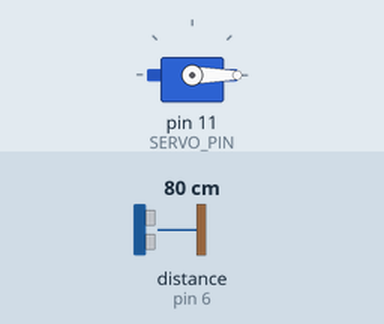
Recording of a sketch running on a simulated Arduino Uno, built with avr-gcc and run on an emulated ATmega328P. On the bench: servo. Wiring (inferred from the names in the program): ultrasonic range finder: trigger pin 9; echo pin 6. The inputs (shaded band) are chosen by the test bench; at power-on: distance to the obstacle (sensor on pin 6) 80 cm. The echo pulse lasts 58.3 µs per cm; what the sketch prints to the serial monitor is not drawn.

Above: at 1.8 s.
1.9 s: distance to the obstacle (sensor on pin 6) set to 24 cm
3.4 s: distance to the obstacle (sensor on pin 6) set to 20 cm
At 5.2 s:
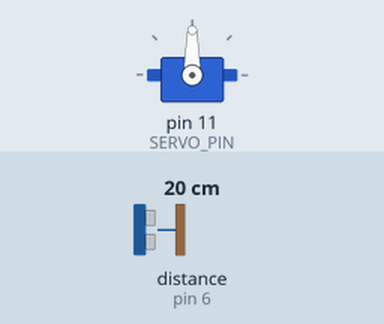
5.5 s: distance to the obstacle (sensor on pin 6) set to 35 cm
At 7.0 s:
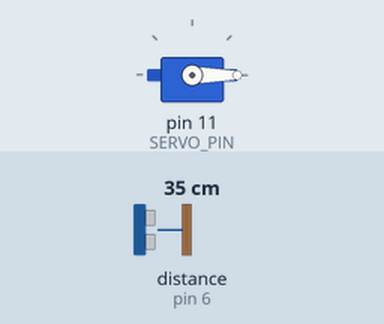
7.5 s: distance to the obstacle (sensor on pin 6) set to 2 cm
At 8.7 s:
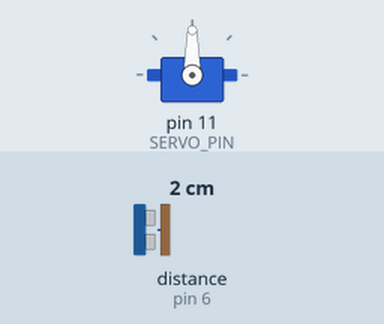
Timing chart, 0 to 10.5 s (numbered marks = the images above; inputs shaded):
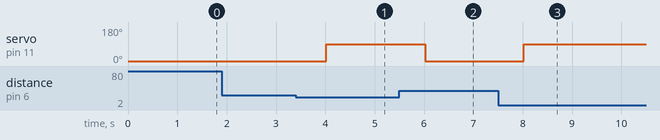

The sketch:

codedustbin.ino
```cpp
#include <Servo.h>
#define TRIGGER_PIN 9
#define ECHO_PIN 6
#define SERVO_PIN 11
#define MAXDISTANCE 20
long duration;
int distance;
int open = 90;
int close = 0;

Servo servo;

void setup() {
  Serial.begin(9600);
  pinMode(TRIGGER_PIN, OUTPUT );
  pinMode(ECHO_PIN, INPUT);
  servo.attach(SERVO_PIN);
  servo.write(close);
  // put your setup code here, to run once:
}

void loop() {
  long duration, distance;
  digitalWrite(TRIGGER_PIN, LOW);
  delayMicroseconds(2);
  digitalWrite(TRIGGER_PIN, HIGH);
  delayMicroseconds(10);
  digitalWrite(TRIGGER_PIN, LOW);
  duration = pulseIn(ECHO_PIN, HIGH);
  distance = (duration / 2) / 29.1;

  if(distance <= MAXDISTANCE){
    servo.write(90);
    delay(1000);

  } else{
    servo.write(0);
    delay(1000);
  }
  Serial.print("Distance: ");
  Serial.println(distance);
  Serial.print("cm");


}
```

Measured:
- the behaviour switches between 22 and 21 cm on distance to the obstacle (sensor on pin 6) (found by bisection; images 0 and 1)
- after the input at 1.9 s, every drawn part: stays the same
- after the input at 3.4 s, servo on pin 11 (SERVO_PIN): 0° → 90° after 0.62 s
- after the input at 5.5 s, servo on pin 11 (SERVO_PIN): 90° → 0° after 0.52 s
- after the input at 7.5 s, servo on pin 11 (SERVO_PIN): 0° → 90° after 0.53 s
